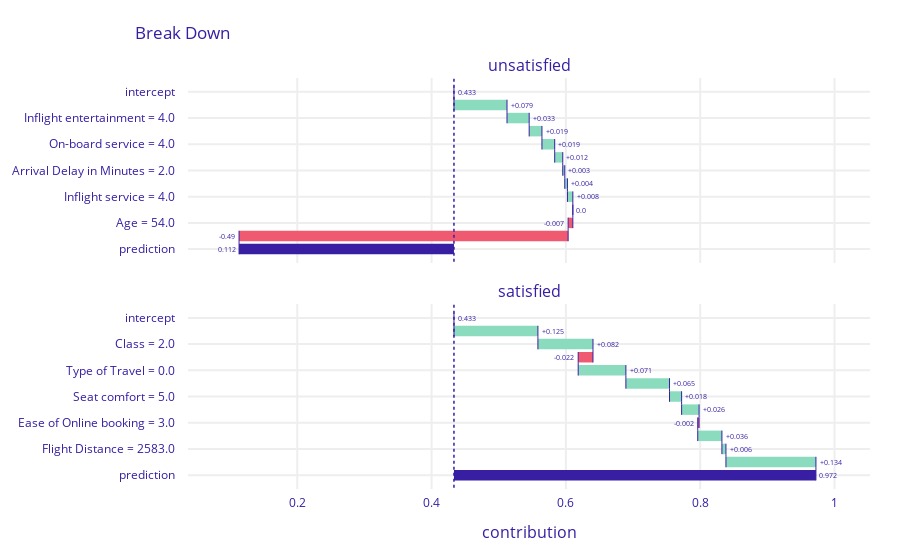

Notebook code for this chart:
### Code cell
bd_unsatisfied.plot(bd_satisfied)

### Figure 1 — Plotly figure (JSON) as saved in the notebook; plotly's stock layout.template omitted (floating-point values rounded to 4 significant figures)
{"data": [{"base": 0.4333, "connector": {"line": {"color": "#371ea3", "dash": "solid", "width": 1}, "mode": "spanning"}, "decreasing": {"marker": {"color": "#f05a71"}}, "hoverinfo": "text+delta", "hoverlabel": {"bgcolor": "rgba(0, 0, 0, 0.8)"}, "hovertext": ["Average response: 0.433<br>Prediction: 0.112", "Online boarding = 4.0<br>increases average response by", "Inflight entertainment = 4.0<br>increases average response by", "Customer Type = 1.0<br>increases average response by", "On-board service = 4.0<br>increases average response by", "Seat comfort = 4.0<br>increases average response by", "Arrival Delay in Minutes = 2.0<br>increases average response by", "Checkin service = 4.0<br>increases average response by", "Inflight service = 4.0<br>increases average response by", "Departure Delay in Minutes = 5.0<br>decreases average response by", "Age = 54.0<br>decreases average response by", "+ all other factors<br>decreases average response by", "Average response: 0.433<br>Prediction: 0.112"], "increasing": {"marker": {"color": "#8bdcbe"}}, "measure": ["relative", "relative", "relative", "relative", "relative", "relative", "relative", "relative", "relative", "relative", "relative", "relative", "total"], "orientation": "h", "showlegend": false, "text": ["0.433", "+0.079", "+0.033", "+0.019", "+0.019", "+0.012", "+0.003", "+0.004", "+0.008", "0.0", "-0.007", "-0.49", "0.112"], "textposition": "outside", "totals": {"marker": {"color": "#371ea3"}}, "type": "waterfall", "x": [0, 0.079, 0.033, 0.019, 0.019, 0.012, 0.003, 0.004, 0.008, 0, -0.007, -0.49, -0.321], "xaxis": "x", "y": ["intercept", "Online boarding = 4.0", "Inflight entertainment = 4.0", "Customer Type = 1.0", "On-board service = 4.0", "Seat comfort = 4.0", "Arrival Delay in Minutes = 2.0", "Checkin service = 4.0", "Inflight service = 4.0", "Departure Delay in Minutes = 5.0", "Age = 54.0", "+ all other factors", "prediction"], "yaxis": "y"}, {"base": 0.4333, "connector": {"line": {"color": "#371ea3", "dash": "solid", "width": 1}, "mode": "spanning"}, "decreasing": {"marker": {"color": "#f05a71"}}, "hoverinfo": "text+delta", "hoverlabel": {"bgcolor": "rgba(0, 0, 0, 0.8)"}, "hovertext": ["Average response: 0.433<br>Prediction: 0.972", "Online boarding = 5.0<br>increases average response by", "Class = 2.0<br>increases average response by", "Inflight wifi service = 3.0<br>decreases average response by", "Type of Travel = 0.0<br>increases average response by", "Inflight entertainment = 4.0<br>increases average response by", "Seat comfort = 5.0<br>increases average response by", "Leg room service = 4.0<br>increases average response by", "Ease of Online booking = 3.0<br>decreases average response by", "Customer Type = 1.0<br>increases average response by", "Flight Distance = 2583.0<br>increases average response by", "+ all other factors<br>increases average response by", "Average response: 0.433<br>Prediction: 0.972"], "increasing": {"marker": {"color": "#8bdcbe"}}, "measure": ["relative", "relative", "relative", "relative", "relative", "relative", "relative", "relative", "relative", "relative", "relative", "relative", "total"], "orientation": "h", "showlegend": false, "text": ["0.433", "+0.125", "+0.082", "-0.022", "+0.071", "+0.065", "+0.018", "+0.026", "-0.002", "+0.036", "+0.006", "+0.134", "0.972"], "textposition": "outside", "totals": {"marker": {"color": "#371ea3"}}, "type": "waterfall", "x": [0, 0.125, 0.082, -0.022, 0.071, 0.065, 0.018, 0.026, -0.002, 0.036, 0.006, 0.134, 0.538], "xaxis": "x2", "y": ["intercept", "Online boarding = 5.0", "Class = 2.0", "Inflight wifi service = 3.0", "Type of Travel = 0.0", "Inflight entertainment = 4.0", "Seat comfort = 5.0", "Leg room service = 4.0", "Ease of Online booking = 3.0", "Customer Type = 1.0", "Flight Distance = 2583.0", "+ all other factors", "prediction"], "yaxis": "y2"}], "layout": {"annotations": [{"font": {"size": 16}, "showarrow": false, "text": "unsatisfied", "x": 0.5, "xanchor": "center", "xref": "paper", "y": 1, "yanchor": "bottom", "yref": "paper"}, {"font": {"size": 16}, "showarrow": false, "text": "satisfied", "x": 0.5, "xanchor": "center", "xref": "paper", "y": 0.45, "yanchor": "bottom", "yref": "paper"}, {"font": {"size": 16}, "showarrow": false, "text": "contribution", "x": 0.5, "xanchor": "center", "xref": "paper", "y": 0, "yanchor": "top", "yref": "paper", "yshift": -30}], "autosize": true, "font": {"color": "#371ea3"}, "margin": {"b": 71, "r": 30, "t": 78}, "shapes": [{"line": {"color": "#371ea3", "dash": "dot", "width": 1.5}, "type": "line", "x0": 0.4333, "x1": 0.4333, "xref": "x", "y0": -1, "y1": 13, "yref": "y"}, {"line": {"color": "#371ea3", "dash": "dot", "width": 1.5}, "type": "line", "x0": 0.4333, "x1": 0.4333, "xref": "x2", "y0": -1, "y1": 13, "yref": "y2"}], "title": {"text": "Break Down", "x": 0.15}, "xaxis": {"anchor": "y", "automargin": true, "domain": [0, 1], "fixedrange": true, "gridwidth": 2, "matches": "x2", "range": [0.0373, 1.053], "showticklabels": false, "tickcolor": "white", "ticklen": 3, "ticks": "outside", "type": "linear", "zeroline": false}, "xaxis2": {"anchor": "y2", "automargin": true, "domain": [0, 1], "fixedrange": true, "gridwidth": 2, "range": [0.0373, 1.053], "tickcolor": "white", "ticklen": 3, "ticks": "outside", "type": "linear", "zeroline": false}, "yaxis": {"anchor": "x", "automargin": true, "autorange": true, "domain": [0.55, 1], "fixedrange": true, "gridwidth": 2, "range": [13.04, -1.039], "tickcolor": "white", "ticklen": 10, "ticks": "outside", "type": "category"}, "yaxis2": {"anchor": "x2", "automargin": true, "autorange": true, "domain": [0, 0.45], "fixedrange": true, "gridwidth": 2, "range": [13.04, -1.039], "tickcolor": "white", "ticklen": 10, "ticks": "outside", "type": "category"}}}
